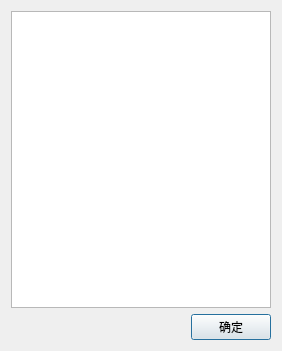
<?xml version="1.0" encoding="UTF-8"?>
<ui version="4.0">
 <class>PriceDialog</class>
 <widget class="QDialog" name="PriceDialog">
  <property name="windowModality">
   <enum>Qt::NonModal</enum>
  </property>
  <property name="geometry">
   <rect>
    <x>0</x>
    <y>0</y>
    <width>282</width>
    <height>351</height>
   </rect>
  </property>
  <property name="sizePolicy">
   <sizepolicy hsizetype="Preferred" vsizetype="Preferred">
    <horstretch>0</horstretch>
    <verstretch>0</verstretch>
   </sizepolicy>
  </property>
  <property name="windowTitle">
   <string>Dialog</string>
  </property>
  <property name="modal">
   <bool>false</bool>
  </property>
  <layout class="QVBoxLayout" name="verticalLayout">
   <property name="sizeConstraint">
    <enum>QLayout::SetDefaultConstraint</enum>
   </property>
   <item>
    <widget class="QTableWidget" name="tableWidget">
     <property name="baseSize">
      <size>
       <width>0</width>
       <height>0</height>
      </size>
     </property>
     <property name="editTriggers">
      <set>QAbstractItemView::NoEditTriggers</set>
     </property>
     <property name="alternatingRowColors">
      <bool>true</bool>
     </property>
     <property name="selectionMode">
      <enum>QAbstractItemView::SingleSelection</enum>
     </property>
     <property name="selectionBehavior">
      <enum>QAbstractItemView::SelectRows</enum>
     </property>
     <property name="rowCount">
      <number>0</number>
     </property>
     <attribute name="horizontalHeaderVisible">
      <bool>false</bool>
     </attribute>
     <attribute name="horizontalHeaderHighlightSections">
      <bool>false</bool>
     </attribute>
     <attribute name="horizontalHeaderStretchLastSection">
      <bool>true</bool>
     </attribute>
     <attribute name="verticalHeaderHighlightSections">
      <bool>false</bool>
     </attribute>
     <attribute name="verticalHeaderStretchLastSection">
      <bool>true</bool>
     </attribute>
    </widget>
   </item>
   <item>
    <layout class="QHBoxLayout" name="horizontalLayout">
     <item>
      <spacer name="horizontalSpacer">
       <property name="orientation">
        <enum>Qt::Horizontal</enum>
       </property>
       <property name="sizeHint" stdset="0">
        <size>
         <width>40</width>
         <height>20</height>
        </size>
       </property>
      </spacer>
     </item>
     <item>
      <widget class="QPushButton" name="okButton">
       <property name="text">
        <string>确定</string>
       </property>
      </widget>
     </item>
    </layout>
   </item>
  </layout>
 </widget>
 <resources/>
 <connections>
  <connection>
   <sender>okButton</sender>
   <signal>clicked()</signal>
   <receiver>PriceDialog</receiver>
   <slot>close()</slot>
   <hints>
    <hint type="sourcelabel">
     <x>294</x>
     <y>272</y>
    </hint>
    <hint type="destinationlabel">
     <x>199</x>
     <y>149</y>
    </hint>
   </hints>
  </connection>
 </connections>
</ui>
